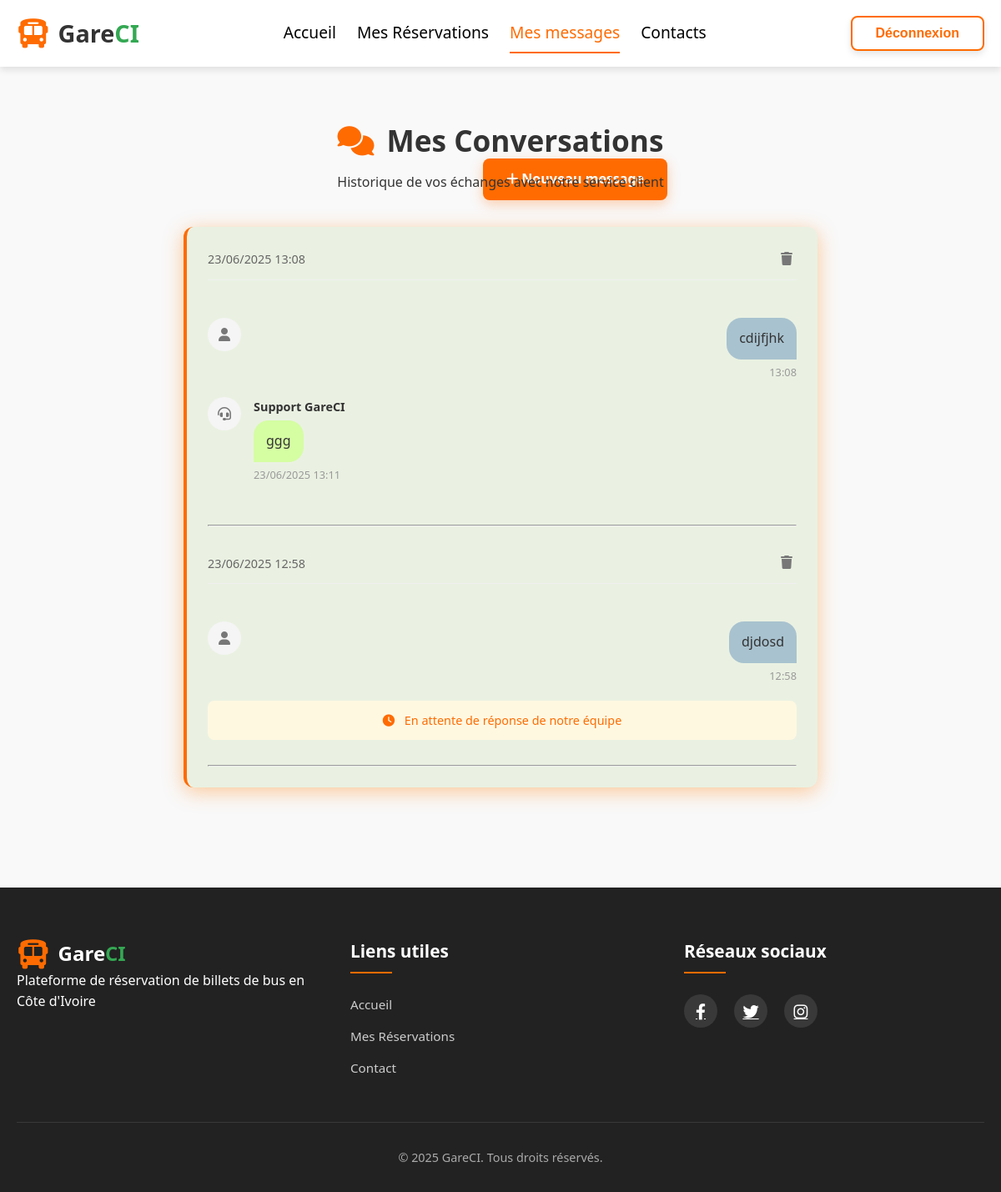
The app's page /reservations/messages/ (signed in), older data.
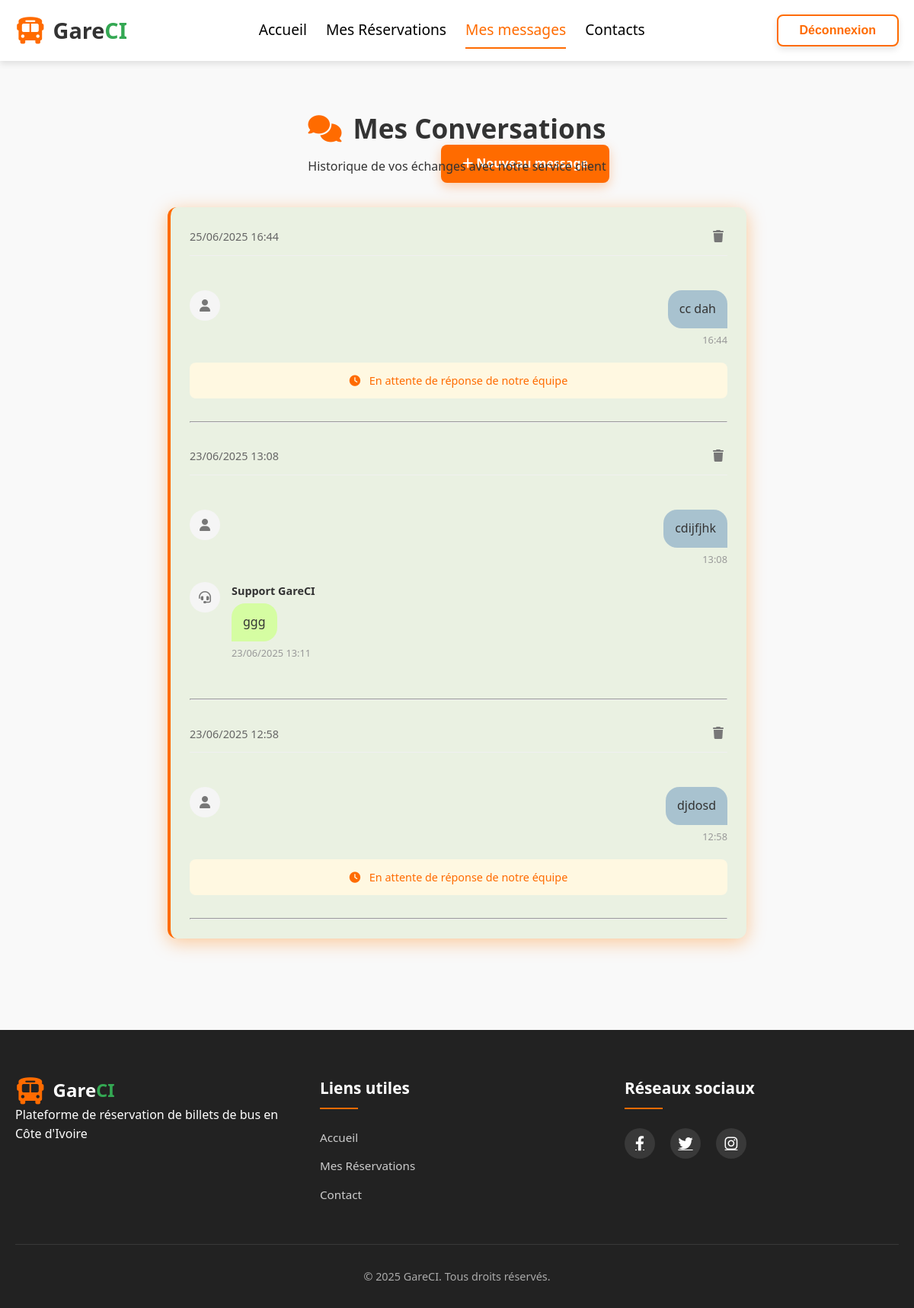
The same page, newer data.
### reservations/models.py (models this page shows)
class ContactMessage(models.Model):
    name = models.CharField(max_length=100)
    email = models.EmailField()
    message = models.TextField()
    submitted_at = models.DateTimeField(auto_now_add=True)
    reply = models.TextField(blank=True, null=True)
    replied_at = models.DateTimeField(blank=True, null=True)

### reservations/views.py (the view)
# urls.py: path('messages/', MessageListView.as_view(), name='message_list'),
@login_required
def message_list(request):
    messages = ContactMessage.objects.filter(email=request.user.email).order_by('-submitted_at')
    return render(request, 'reservations/message_list.html', {'messages': messages, 'active_tab':'message' })

### reservations/templates/reservations/message_list.html (shortened to what this page needs)
{% extends 'base.html' %}
{% block content %}
    <div>
        <div class="conversation-footer">
                <a href="{% url 'trips:home' %}#contact" class="btn btn-primary new-message-btn">
                    <i class="fas fa-plus"></i> Nouveau message
                </a>
            </div>
    <div class="messages-container">
        <div class="messages-header">
            <h1><i class="fas fa-comments"></i> Mes Conversations</h1>
            <p class="subtitle">Historique de vos échanges avec notre service client</p>
        </div>
        {% if messages %}
            <div class="conversation-list">
                {% for msg in messages %}
                    <div class="conversation-header">
                        <span class="date">{{ msg.submitted_at|date:"d/m/Y H:i" }}</span>
                        <form method="post" action="{% url 'reservations:delete_message' msg.id %}" class="delete-form">
                            <button type="submit" class="btn-icon" onclick="return confirm('Supprimer cette conversation ?');">
                                <i class="fas fa-trash"></i>
                            </button>
                        </form>
                    </div>
                    <div class="conversation {% if not msg.reply %}unread{% endif %}">
                        <div class="message user-message">
                            <div class="message-avatar">
                                <i class="fas fa-user"></i>
                            </div>
                            <div class="message-content">
                                <div class="message-text">{{ msg.message }}</div>
                                <div class="message-time">{{ msg.submitted_at|date:"H:i" }}</div>
                            </div>
                        </div>
                        {% if msg.reply %}
                        <div class="message admin-message">
                            <div class="message-avatar">
                                <i class="fas fa-headset"></i>
                            </div>
                            <div class="message-content">
                                <div class="message-author">Support GareCI</div>
                                <div class="message-text">{{ msg.reply }}</div>
                                <div class="message-time">{{ msg.replied_at|date:"d/m/Y H:i" }}</div>
                            </div>
                        </div>
                        {% else %}
                        <div class="waiting-response">
                            <i class="fas fa-clock"></i> En attente de réponse de notre équipe
                        </div>
                        {% endif %}
                    </div>
                    <hr>
                {% endfor %}
            </div>
        {% endif %}
    </div>
    </div>
{% endblock %}

Row changes from the older to the newer data that the page shows:
added ContactMessage: submitted_at "25/06/2025 16:44", message "cc dah", submitted_at "16:44", shows "En attente de réponse de notre équipe"
